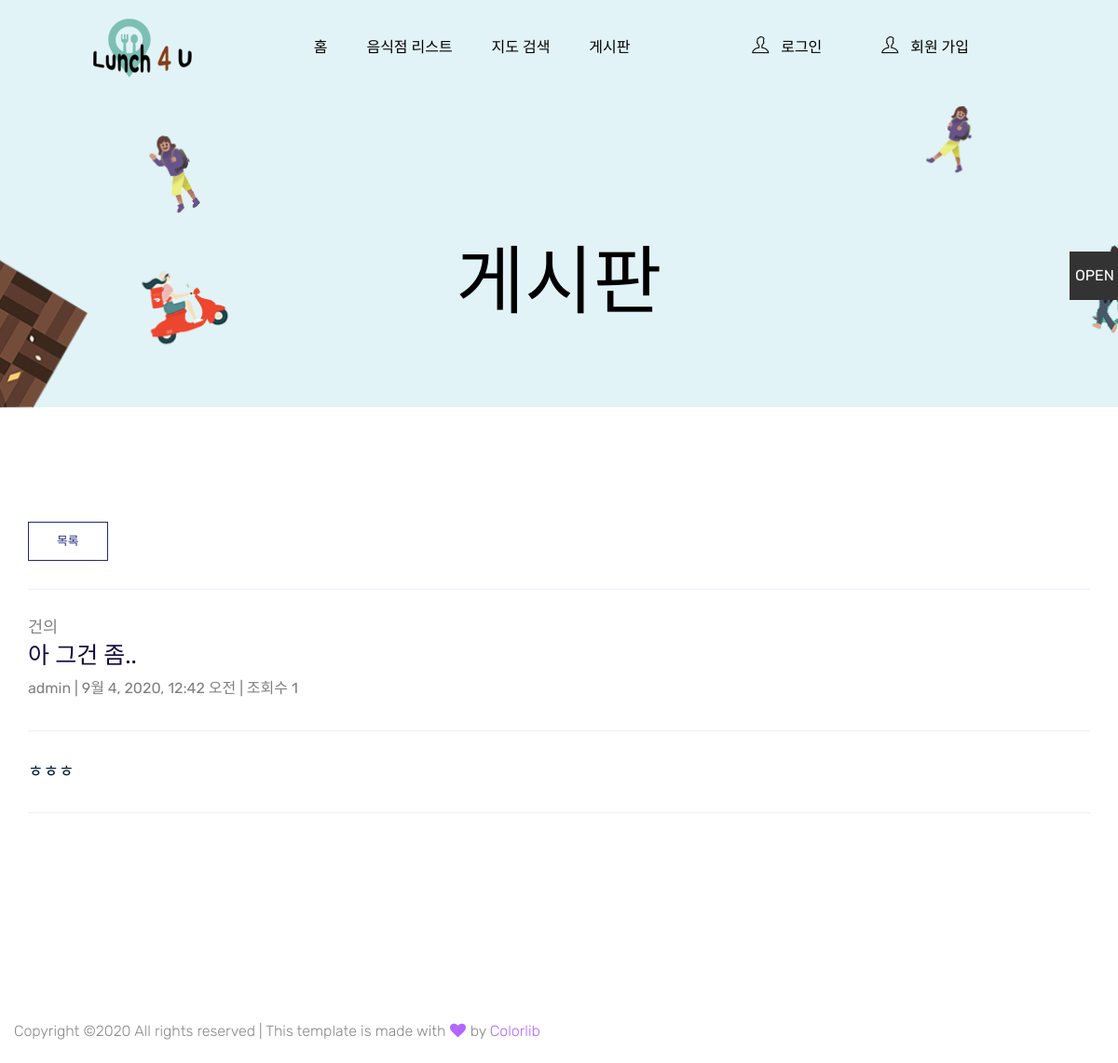
The page /projectapp/bbsdetail/?pk=2 on the database its author committed.
### projectapp/models.py (models this page shows, shortened)
class Bbs(models.Model):
    bbs_writer = models.CharField(max_length=20, verbose_name="작성자")
    bbs_title = models.TextField(verbose_name="글 제목")
    bbs_content = models.TextField(verbose_name="글 내용")
    bbs_date = models.DateTimeField(auto_now_add=True, verbose_name="작성일")
    bbs_cnt = models.IntegerField(verbose_name="조회수")
    bbs_type = models.CharField(max_length=10, null=True, verbose_name="게시글종류")

### projectapp/views.py (the view)
# urls.py: path('bbsdetail/', views.bbsdetail, name="bbsdetail"),
def bbsdetail(request):
    pk = request.GET.get("pk")
    bbsinfo = Bbs.objects.get(pk=pk)
    bbsinfo.bbs_cnt += 1
    bbsinfo.save()
    context = {
        "bbsinfo": bbsinfo,
    }
    if 'user' in request.session:
        userid = request.session.get('user')
        context['userid'] = userid
    return render(request, 'bbsdetail.html', context)

### projectapp/templates/bbsdetail.html (shortened to what this page needs)
{% extends 'base.html' %}
{% block content %}
{% load static %}
    <div class="slider-area hero-bg2">
        <div class="single-slider slider-height2 d-flex align-items-center">
            <div class="container">
                <div class="row justify-content-center">
                    <div class="col-xl-10 col-lg-10">
                        <div class="hero__caption hero__caption2 pt-200">
                            <h1 style="font-family: 'Cute Font', cursive; color:black; font-size:80px;">게시판</h1>
                        </div>
                    </div>
                </div>
            </div>
        </div>
    </div>
  <div class="listing-area pt-120 pb-120">
    <div class="container">
                    <div class="col-lg-12">
                        <div class="count mb-35">
                            <a href="{% url 'bbs' %}" class="genric-btn primary-border">목록</a>
                            <hr>
                            <h3 style="color:gray">{{bbsinfo.bbs_type}}</h3>
                            <h1>{{bbsinfo.bbs_title}}</h1>
                            <p style="color:gray">{{bbsinfo.bbs_writer}} | {{bbsinfo.bbs_date}} | 조회수 {{bbsinfo.bbs_cnt}}</p>
                            <hr>
                            <span>
                                {{bbsinfo.bbs_content}}
                            </span>
                            <hr>
                        </div>
                    </div>
        </div>
    </div>
{% endblock %}

### rows shown on the page
Bbs: bbs_type "건의", bbs_title "아 그건 좀..", bbs_writer "admin", bbs_date "9월 4, 2020, 12:42 오전", bbs_cnt "1", bbs_content "ㅎㅎㅎ"
